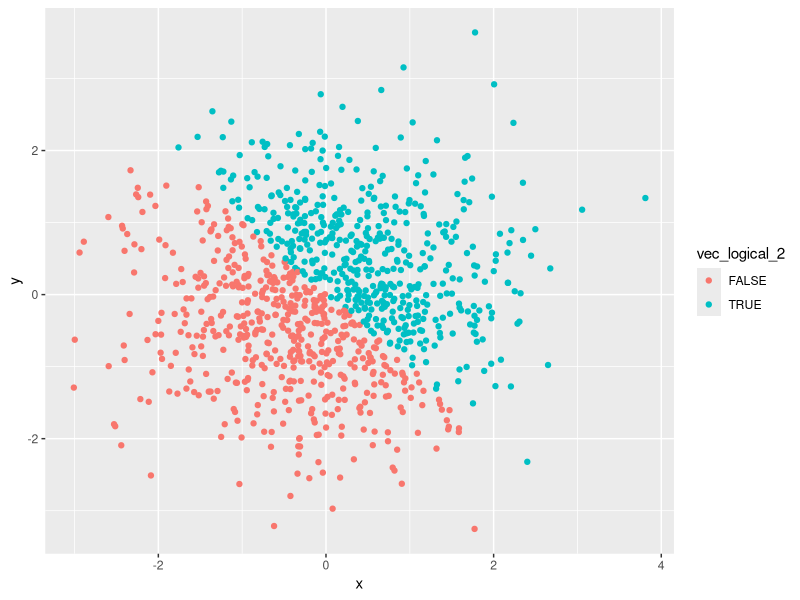
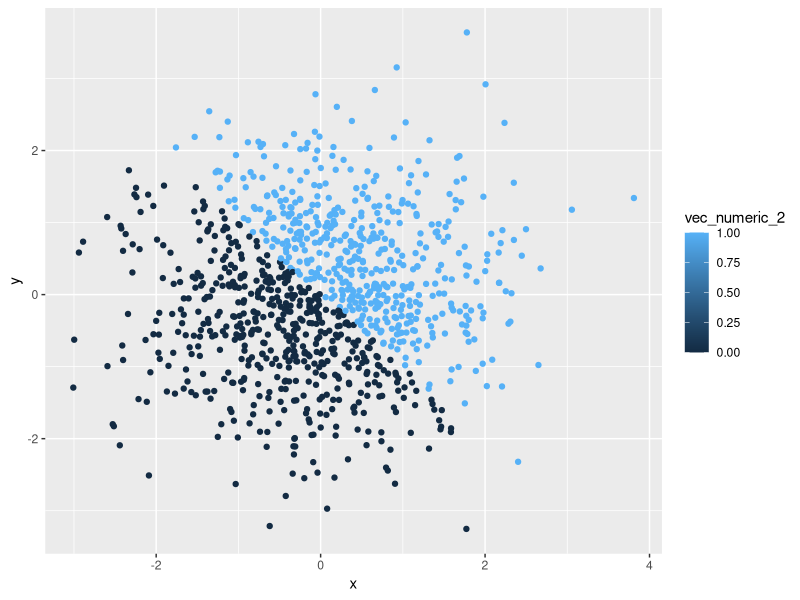
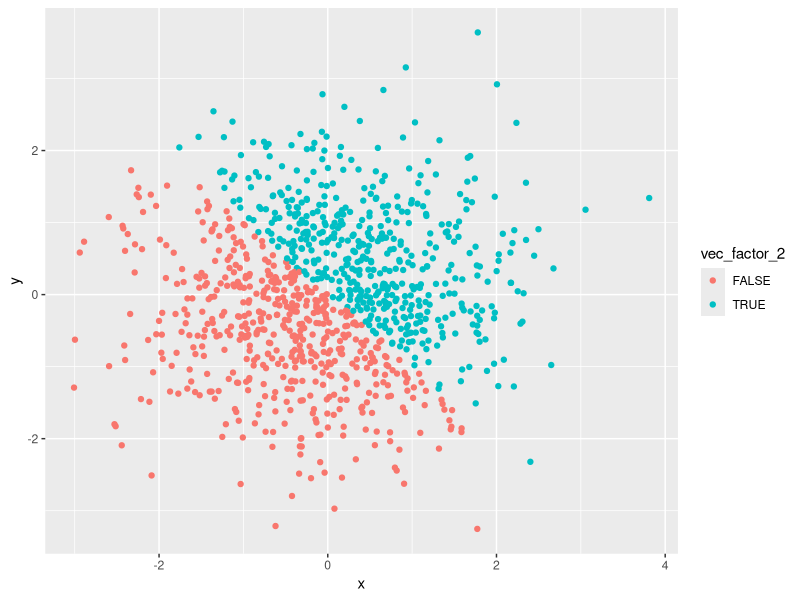
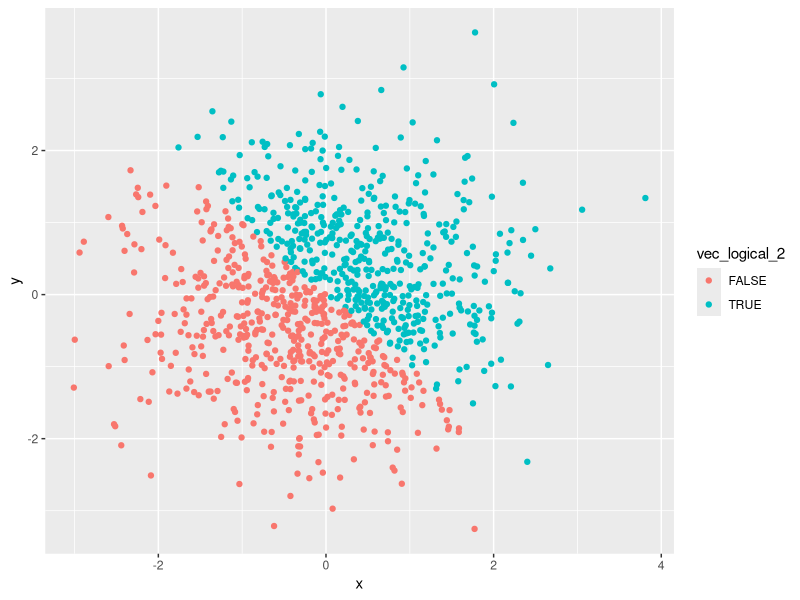

Write R code to recreate these figures, in order.
## ---- chunk 1
library(tidyverse)
library(knitr)
## ---- chunk 2

set.seed(1)

prob_1_df = tibble(
random_sample = runif(10, min = 0, max = 5),
vec_logical = random_sample > 2,
vec_charactor = LETTERS[seq(10)],
vec_factor = factor(c("male", "male", "female", "female","male", "male", "female", "female","male", "male"))
)
## ---- chunk 3
mean(prob_1_df$random_sample)
mean(prob_1_df$vec_charactor)
mean(prob_1_df$vec_logical)
mean(prob_1_df$vec_factor)

## ---- chunk 4
set.seed(1)

prob_2_df = tibble(
x = rnorm(1000),
y = rnorm(1000),
vec_logical_2 = x + y > 0,
vec_numeric_2 = as.numeric(vec_logical_2),
vec_factor_2 = as.factor(vec_logical_2)
)
## ---- chunk 5
ggplot(prob_2_df, aes(x = x, y = y, color = vec_logical_2)) + geom_point() 
ggsave("prob_2_df.pdf")
## ---- chunk 6
ggplot(prob_2_df, aes(x = x, y = y, color = vec_numeric_2)) + geom_point()
## ---- chunk 7
ggplot(prob_2_df, aes(x = x, y = y, color = vec_factor_2)) + geom_point()

